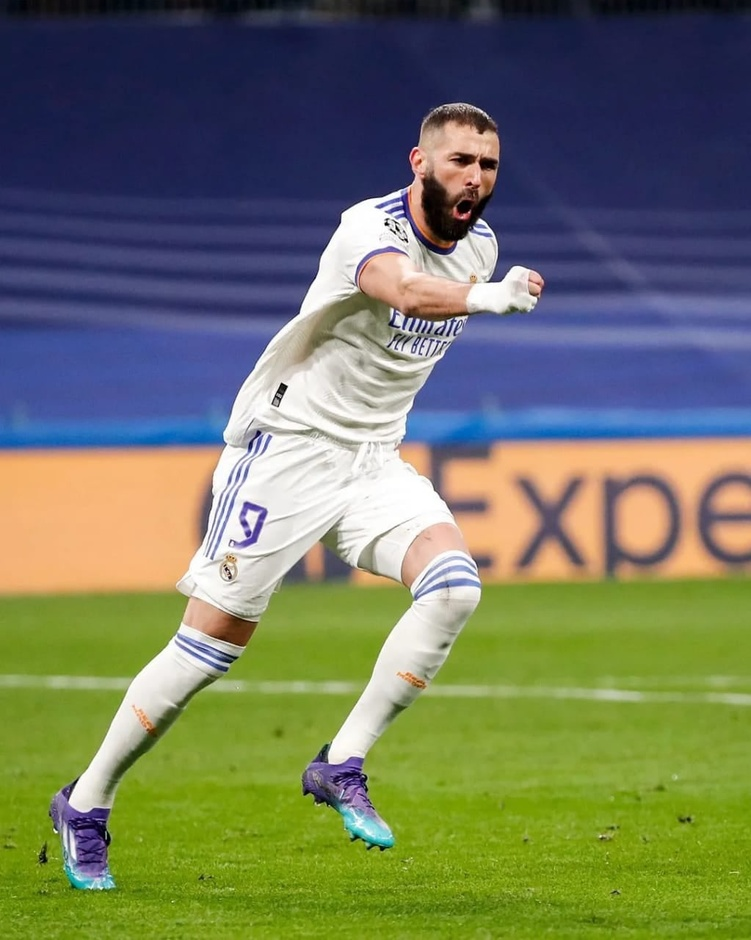
#> input picture Modul1/madrid.jpg, 751 x 940 px, shrunk from 1023 x 1280 before the run
$ jupyter execute tugasmodul1.ipynb
#> lines starting #> are read from the running program, lines starting #| are printed output that depends on the picture
[cell 1]
import numpy as np
import matplotlib.pyplot as plt
import cv2 as cv

[cell 2]
img = plt.imread("madrid.jpg")
#> img is the input picture: shape (940, 751, 3); mean R, G, B 113.5, 120.1, 95.8
plt.imshow(img)

[cell 3]
t, l, warna = img.shape
#> t = 940; l = 751; warna = 3

KONVERSI GAMBAR MENJADI GRAY TANPA MENGGUNAKAN LIBRARY

[cell 4]
hasil = np.zeros([t, l]).astype(int)
tmp = 0
for i in range(t):
    for j in range(l):
        for x in range(warna):
            tmp += img[i][j][x]

        hasil [i, j] = tmp/3
        tmp = 0
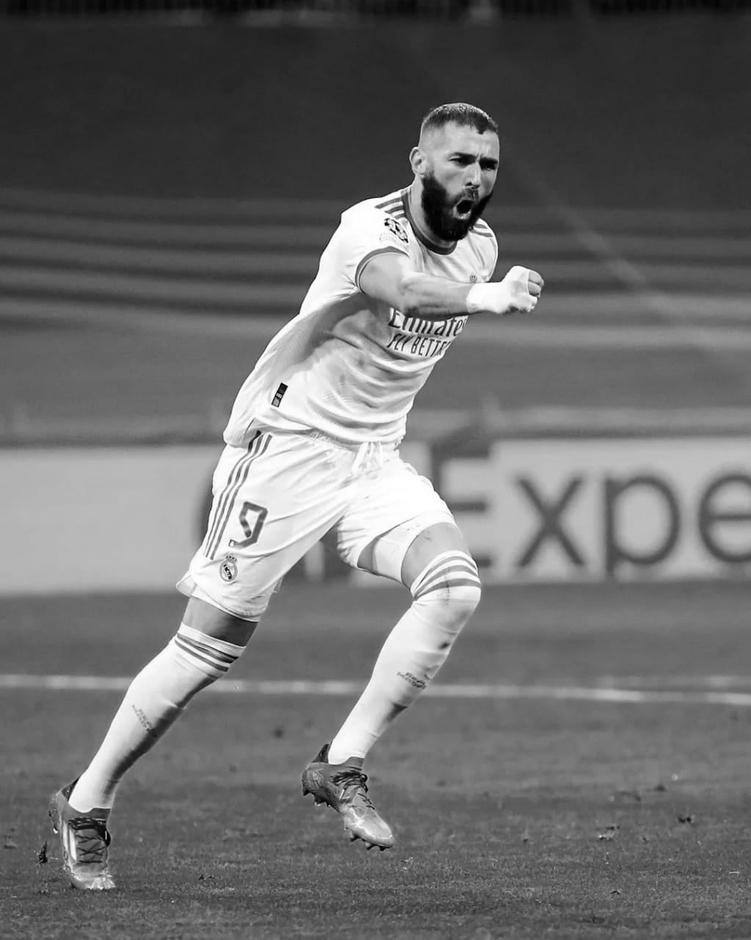
#> hasil: shape (940, 751) int64; min 0, max 255, mean 109.5
plt.imshow(hasil, cmap='gray')

KONVERSI GAMBAR MENJADI GRAY MENGGUNAKAN LIBRARY

[cell 5]
gray_img = cv.cvtColor(img, cv.COLOR_BGR2GRAY)
plt.imshow(gray_img, cmap = 'gray')

PERBANDINGAN KONVERSI GAMBAR MENJADI GRAY DENGAN LIBRARY DAN TANPA LIBRARY

[cell 6]
plt.figure(facecolor='white')
plt.subplot(121)
plt.imshow(gray_img, cmap='gray')
plt.title("Dengan Library")
plt.subplot(122)
plt.imshow(hasil, cmap='gray')
plt.title("Tanpa Library")
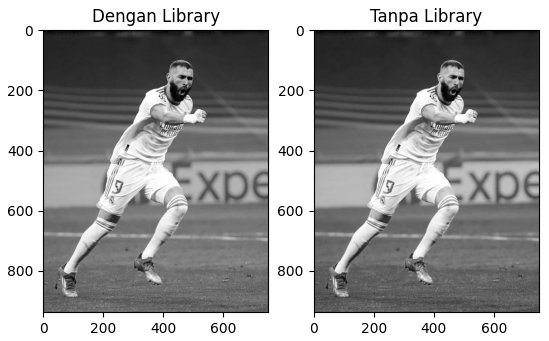
#> figure drawn by matplotlib, 2 panels
